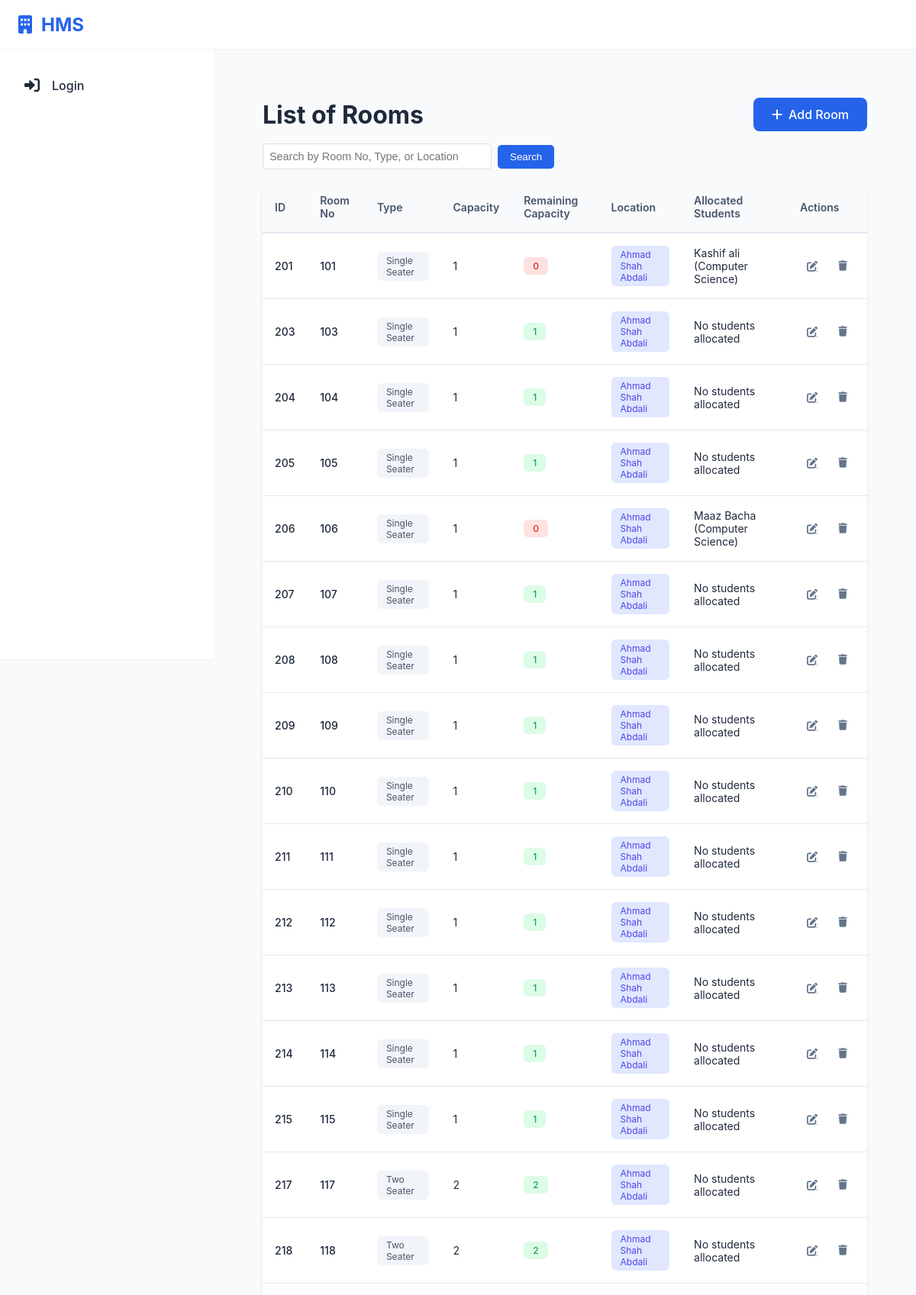
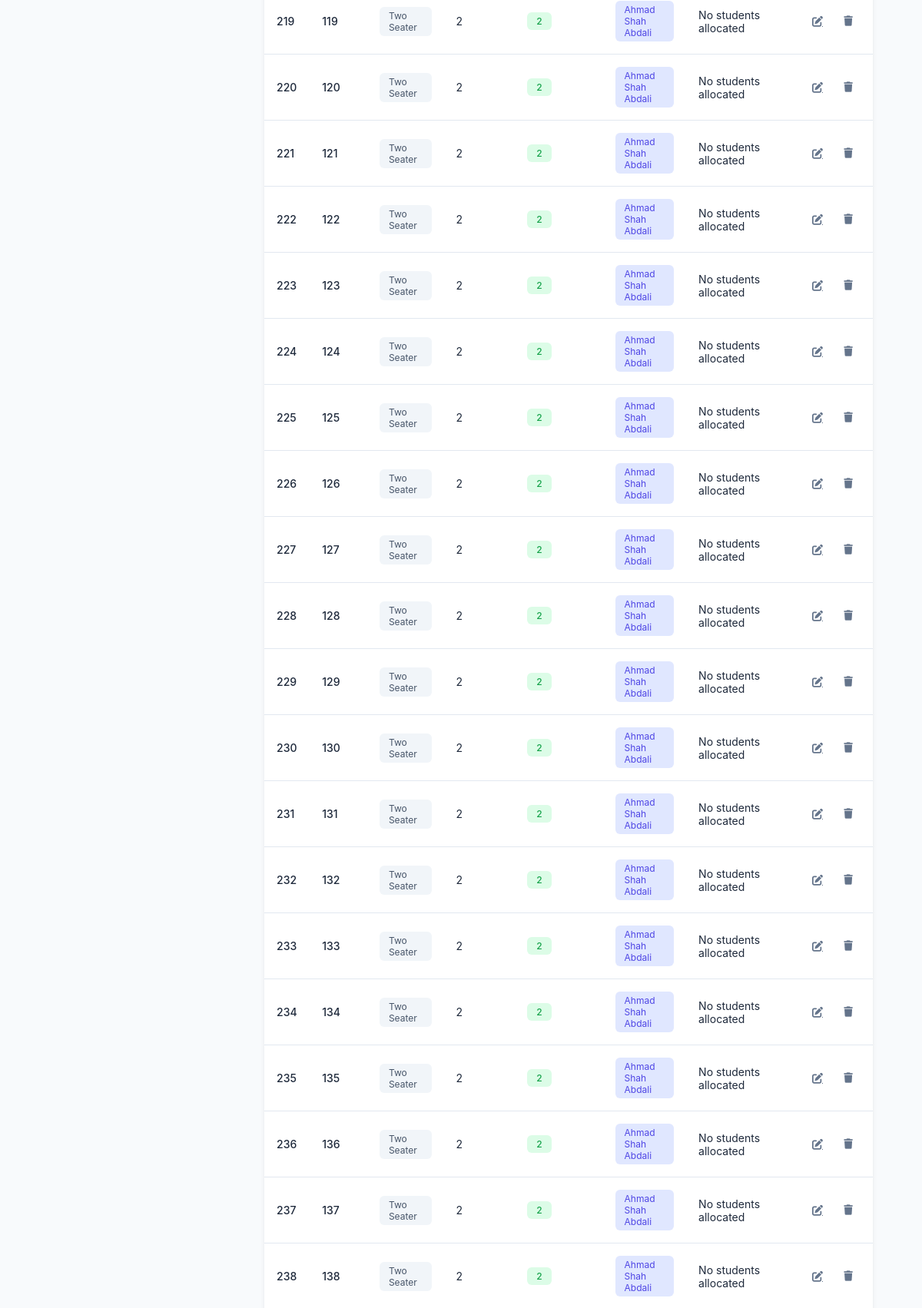
Page /hostel/rooms/ (upper part) on the committed database (2 pictures, top to bottom).
### hostel/models.py (models this page shows, shortened)
class Room(models.Model):
    Room_ID = models.AutoField(primary_key=True)
    Room_Type = models.CharField(max_length=255)
    Capacity = models.IntegerField()
    Location = models.CharField(max_length=255)
    Room_No = models.CharField(max_length=50, unique=True)
    Floor_No = models.IntegerField()
    Students_Alloted = models.IntegerField(default=0)
    Hostel_ID = models.ForeignKey(Hostel, on_delete=models.CASCADE, related_name="rooms")

class Student(models.Model):
    Room_ID = models.ForeignKey(Room, on_delete=models.SET_NULL, null=True)
    PAYMENT_STATUS_CHOICES = [
        ('NOT_PAID', 'Not Paid'),
        ('PARTIALLY_PAID', 'Partially Paid'),
        ('FULLY_PAID', 'Fully Paid'),
    ]
    Student_ID = models.AutoField(primary_key=True)
    Registration_Number = models.CharField(max_length=20, unique=True, null=True, blank=True)
    user = models.OneToOneField(User, on_delete=models.CASCADE, null=True)
    profile_picture = models.ImageField(upload_to='student_profiles/', null=True, blank=True)
    F_Name = models.CharField(max_length=50)
    L_Name = models.CharField(max_length=50)
    Contact_Info = models.CharField(max_length=100)
    Address = models.TextField()
    Department = models.CharField(max_length=100)
    FatherName = models.CharField(max_length=50)
    fee_status = models.CharField(max_length=20, choices=PAYMENT_STATUS_CHOICES, default='NOT_PAID')
    mess_status = models.BooleanField(default=False)
    Room_ID = models.ForeignKey(Room, on_delete=models.CASCADE, related_name="students")
    Hostel_ID = models.ForeignKey(Hostel, on_delete=models.CASCADE, related_name="students")
    total_paid_amount = models.DecimalField(max_digits=10, decimal_places=2, default=0)

### hostel/views.py (the view)
# urls.py: path('rooms/', views.list_rooms, name='list_rooms'),
def list_rooms(request):
    rooms = Room.objects.all().prefetch_related('students')
    search_query = request.GET.get('search', '')
    if search_query:
        rooms = rooms.filter(
            Q(Room_No__icontains=search_query) |
            Q(Room_Type__icontains=search_query) |
            Q(Location__icontains=search_query)
        )
    for room in rooms:
        room.remaining_capacity = room.Capacity - room.Students_Alloted
        room.allocated_students = room.students.all().values(
            'Student_ID',
            'F_Name',
            'L_Name',
            'Department',
            'fee_status'
        )
    context = {
        'rooms': rooms,
        'search_query': search_query,
    }
    return render(request, 'list_rooms.html', context)

### hostel/templates/list_rooms.html (shortened to what this page needs)
{% extends 'base.html' %}
{% block content %}
{% load static %}
<div class="container-fluid">
    <div class="header-section">
        <h1 class="page-title">List of Rooms</h1>
        <a href="{% url 'add_room' %}" class="add-room-btn">
            <i class="fas fa-plus"></i>
            Add Room
        </a>
    </div>
    <form method="GET" action="{% url 'list_rooms' %}" class="search-container">
        <input type="text" name="search" class="search-input" placeholder="Search by Room No, Type, or Location" value="{{ search_query }}">
        <button type="submit" class="search-btn">Search</button>
    </form>
    <div class="table-container">
        <table class="room-table">
            <thead>
                <tr>
                    <th>ID</th>
                    <th>Room No</th>
                    <th>Type</th>
                    <th>Capacity</th>
                    <th>Remaining Capacity</th>
                    <th>Location</th>
                    <th>Allocated Students</th>
                    <th>Actions</th>
                </tr>
            </thead>
            <tbody>
                {% for room in rooms %}
                    {% if search_query %}
                        {% if search_query in room.Room_No or search_query in room.Room_Type or search_query in room.Location %}
                            <tr class="highlight">
                        {% else %}
                            <tr>
                        {% endif %}
                    {% else %}
                        <tr>
                    {% endif %}
                        <td class="room-id">{{ room.Room_ID }}</td>
                        <td class="room-no">{{ room.Room_No }}</td>
                        <td>
                            <span class="room-type">{{ room.Room_Type }}</span>
                        </td>
                        <td>{{ room.Capacity }}</td>
                        <td>
                            <span class="capacity-badge {% if room.remaining_capacity == 0 %}capacity-full{% else %}capacity-available{% endif %}">
                                {{ room.remaining_capacity }}
                            </span>
                        </td>
                        <td>
                            <span class="location-badge">{{ room.Location }}</span>
                        </td>
                        <td>
                            <ul class="student-list">
                                {% for student in room.allocated_students %}
                                    <div class="student-info">
                                        {{ student.F_Name }} {{ student.L_Name }} ({{ student.Department }})
                                    </div>
                                {% empty %}
                                    No students allocated
                                {% endfor %}
                            </ul>
                        </td>
                        <td>
                            <div class="action-buttons">
                                <a href="{% url 'edit_room' room.Room_ID %}" class="action-btn edit-btn">
                                    <i class="fas fa-edit"></i>
                                </a>
                                <form action="{% url 'delete_room' room.Room_ID %}" method="post" class="d-inline">
                                    <button type="submit" class="action-btn delete-btn">
                                        <i class="fas fa-trash"></i>
                                    </button>
                                </form>
                            </div>
                        </td>
                    </tr>
                {% empty %}
                    <tr>
                        <td colspan="8" class="text-center">No rooms found.</td>
                    </tr>
                {% endfor %}
            </tbody>
        </table>
    </div>
</div>
{% endblock %}

### hostel/templates/base.html (style rules this page uses)
:root { --primary-color: #2563eb; --background-color: #f8fafc; --text-color: #1e293b; --sidebar-width: 280px; --header-height: 64px; --shadow-sm: 0 1px 2px 0 rgb(0 0 0 / 0.05); }
* { margin: 0; padding: 0; box-sizing: border-box; }
body { font-family: 'Inter', system-ui, -apple-system, sans-serif; background: var(--background-color); color: var(--text-color); }

### hostel/templates/list_rooms.html (style rules this page uses)
.container-fluid { padding: 2rem; }
.header-section { display: flex; justify-content: space-between; align-items: center; margin-bottom: 1rem; }
.search-container { display: flex; align-items: center; gap: 0.5rem; }
.search-input { width: 300px; padding: 0.5rem; border: 1px solid #ddd; border-radius: 5px; font-size: 0.9rem; }
.search-btn { background-color: #2563eb; color: white; padding: 0.5rem 1rem; border: none; border-radius: 5px; cursor: pointer; transition: background 0.2s; }
.add-room-btn { display: inline-flex; align-items: center; gap: 0.5rem; background: #2563eb; color: white; padding: 0.75rem 1.5rem; border-radius: 0.5rem; font-weight: 500; text-decoration: none; transition: all 0.2s; }
.table-container { background: white; border-radius: 1rem; box-shadow: 0 4px 6px -1px rgba(0, 0, 0, 0.1); overflow-x: auto; margin-top: 1rem; }
.room-table { width: 100%; border-collapse: collapse; }
.room-table thead { position: sticky; top: 0; background: white; z-index: 10; }
.room-table thead th { background: #f8fafc; color: #475569; font-weight: 600; font-size: 0.875rem; padding: 1rem; text-align: left; border-bottom: 2px solid #e2e8f0; }
.room-table tbody td { padding: 1rem; border-bottom: 1px solid #e2e8f0; font-size: 0.875rem; color: #1e293b; }
.room-id { font-weight: 500; color: #2563eb; }
.room-no { font-weight: 500; }
.room-type { display: inline-block; padding: 0.25rem 0.75rem; background: #f1f5f9; border-radius: 0.375rem; font-size: 0.75rem; color: #475569; }
.capacity-badge { display: inline-flex; align-items: center; padding: 0.25rem 0.75rem; border-radius: 0.375rem; font-size: 0.75rem; font-weight: 500; }
.capacity-full { background: #fee2e2; color: #dc2626; }
.capacity-available { background: #dcfce7; color: #16a34a; }
.location-badge { display: inline-block; padding: 0.25rem 0.75rem; background: #e0e7ff; color: #4f46e5; border-radius: 0.375rem; font-size: 0.75rem; }
.student-list { list-style: none; padding: 0; margin: 0; }
.action-buttons { display: flex; gap: 0.5rem; }
.action-btn { display: inline-flex; align-items: center; justify-content: center; width: 2rem; height: 2rem; border-radius: 0.375rem; border: none; background: transparent; color: #64748b; cursor: pointer; transition: all 0.2s; }

### rows in the picture
Room: Room_ID "201", Room_No "101", Room_Type "Single Seater", Capacity "1", remaining_capacity "0", Location "Ahmad Shah Abdali"
Student: F_Name "Kashif", L_Name "ali", Department "Computer Science"
Room: Room_ID "203", Room_No "103", Room_Type "Single Seater", Capacity "1", remaining_capacity "1", Location "Ahmad Shah Abdali"
Room: Room_ID "204", Room_No "104", Room_Type "Single Seater", Capacity "1", remaining_capacity "1", Location "Ahmad Shah Abdali"
Room: Room_ID "205", Room_No "105", Room_Type "Single Seater", Capacity "1", remaining_capacity "1", Location "Ahmad Shah Abdali"
Room: Room_ID "206", Room_No "106", Room_Type "Single Seater", Capacity "1", remaining_capacity "0", Location "Ahmad Shah Abdali"
Student: F_Name "Maaz", L_Name "Bacha", Department "Computer Science"
Room: Room_ID "207", Room_No "107", Room_Type "Single Seater", Capacity "1", remaining_capacity "1", Location "Ahmad Shah Abdali"
Room: Room_ID "208", Room_No "108", Room_Type "Single Seater", Capacity "1", remaining_capacity "1", Location "Ahmad Shah Abdali"
Room: Room_ID "209", Room_No "109", Room_Type "Single Seater", Capacity "1", remaining_capacity "1", Location "Ahmad Shah Abdali"
Room: Room_ID "210", Room_No "110", Room_Type "Single Seater", Capacity "1", remaining_capacity "1", Location "Ahmad Shah Abdali"
Room: Room_ID "211", Room_No "111", Room_Type "Single Seater", Capacity "1", remaining_capacity "1", Location "Ahmad Shah Abdali"
Room: Room_ID "212", Room_No "112", Room_Type "Single Seater", Capacity "1", remaining_capacity "1", Location "Ahmad Shah Abdali"
Room: Room_ID "213", Room_No "113", Room_Type "Single Seater", Capacity "1", remaining_capacity "1", Location "Ahmad Shah Abdali"
Room: Room_ID "214", Room_No "114", Room_Type "Single Seater", Capacity "1", remaining_capacity "1", Location "Ahmad Shah Abdali"
Room: Room_ID "215", Room_No "115", Room_Type "Single Seater", Capacity "1", remaining_capacity "1", Location "Ahmad Shah Abdali"
Room: Room_ID "217", Room_No "117", Room_Type "Two Seater", Capacity "2", remaining_capacity "2", Location "Ahmad Shah Abdali"
Room: Room_ID "218", Room_No "118", Room_Type "Two Seater", Capacity "2", remaining_capacity "2", Location "Ahmad Shah Abdali"
Room: Room_ID "219", Room_No "119", Room_Type "Two Seater", Capacity "2", remaining_capacity "2", Location "Ahmad Shah Abdali"
Room: Room_ID "220", Room_No "120", Room_Type "Two Seater", Capacity "2", remaining_capacity "2", Location "Ahmad Shah Abdali"
Room: Room_ID "221", Room_No "121", Room_Type "Two Seater", Capacity "2", remaining_capacity "2", Location "Ahmad Shah Abdali"
Room: Room_ID "222", Room_No "122", Room_Type "Two Seater", Capacity "2", remaining_capacity "2", Location "Ahmad Shah Abdali"
Room: Room_ID "223", Room_No "123", Room_Type "Two Seater", Capacity "2", remaining_capacity "2", Location "Ahmad Shah Abdali"
Room: Room_ID "224", Room_No "124", Room_Type "Two Seater", Capacity "2", remaining_capacity "2", Location "Ahmad Shah Abdali"
Room: Room_ID "225", Room_No "125", Room_Type "Two Seater", Capacity "2", remaining_capacity "2", Location "Ahmad Shah Abdali"
Room: Room_ID "226", Room_No "126", Room_Type "Two Seater", Capacity "2", remaining_capacity "2", Location "Ahmad Shah Abdali"
Room: Room_ID "227", Room_No "127", Room_Type "Two Seater", Capacity "2", remaining_capacity "2", Location "Ahmad Shah Abdali"
Room: Room_ID "228", Room_No "128", Room_Type "Two Seater", Capacity "2", remaining_capacity "2", Location "Ahmad Shah Abdali"
Room: Room_ID "229", Room_No "129", Room_Type "Two Seater", Capacity "2", remaining_capacity "2", Location "Ahmad Shah Abdali"
Room: Room_ID "230", Room_No "130", Room_Type "Two Seater", Capacity "2", remaining_capacity "2", Location "Ahmad Shah Abdali"
Room: Room_ID "231", Room_No "131", Room_Type "Two Seater", Capacity "2", remaining_capacity "2", Location "Ahmad Shah Abdali"
Room: Room_ID "232", Room_No "132", Room_Type "Two Seater", Capacity "2", remaining_capacity "2", Location "Ahmad Shah Abdali"
Room: Room_ID "233", Room_No "133", Room_Type "Two Seater", Capacity "2", remaining_capacity "2", Location "Ahmad Shah Abdali"
Room: Room_ID "234", Room_No "134", Room_Type "Two Seater", Capacity "2", remaining_capacity "2", Location "Ahmad Shah Abdali"
Room: Room_ID "235", Room_No "135", Room_Type "Two Seater", Capacity "2", remaining_capacity "2", Location "Ahmad Shah Abdali"
Room: Room_ID "236", Room_No "136", Room_Type "Two Seater", Capacity "2", remaining_capacity "2", Location "Ahmad Shah Abdali"
Room: Room_ID "237", Room_No "137", Room_Type "Two Seater", Capacity "2", remaining_capacity "2", Location "Ahmad Shah Abdali"
Room: Room_ID "238", Room_No "138", Room_Type "Two Seater", Capacity "2", remaining_capacity "2", Location "Ahmad Shah Abdali"
